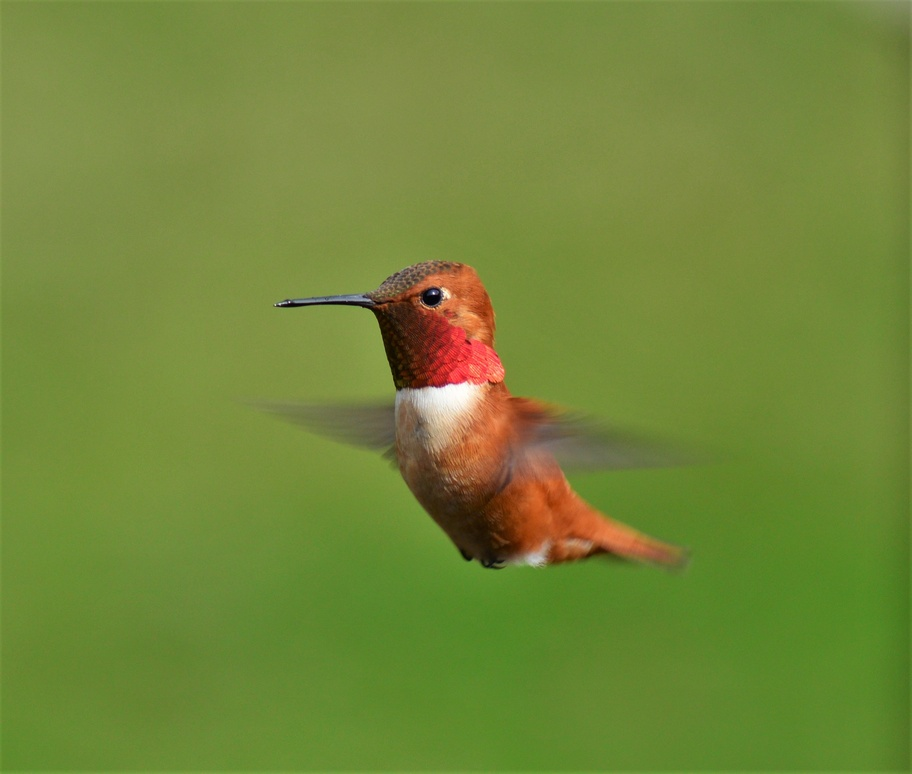
#> input picture images/birdie.jpg, 912 x 774 px, shrunk from 2834 x 2406 before the run, found by its file name
$ python exercise_3_2.py
#> lines starting #> are read from the running program, lines starting #| are printed output that depends on the picture
#> further down, img is the input picture: shape (774, 912, 3); mean B, G, R 56.8, 135, 114.1
import cv2 as cv
import numpy as np
import matplotlib.pyplot as plt

# method to build meshgrid 2D sine based on image dimensions
def build_2D_sine(img, amplitude=1.5, frequency=33):

    # grayscale
#> called with amplitude = 10, frequency = 33
    img = cv.cvtColor(img, cv.COLOR_BGR2GRAY)
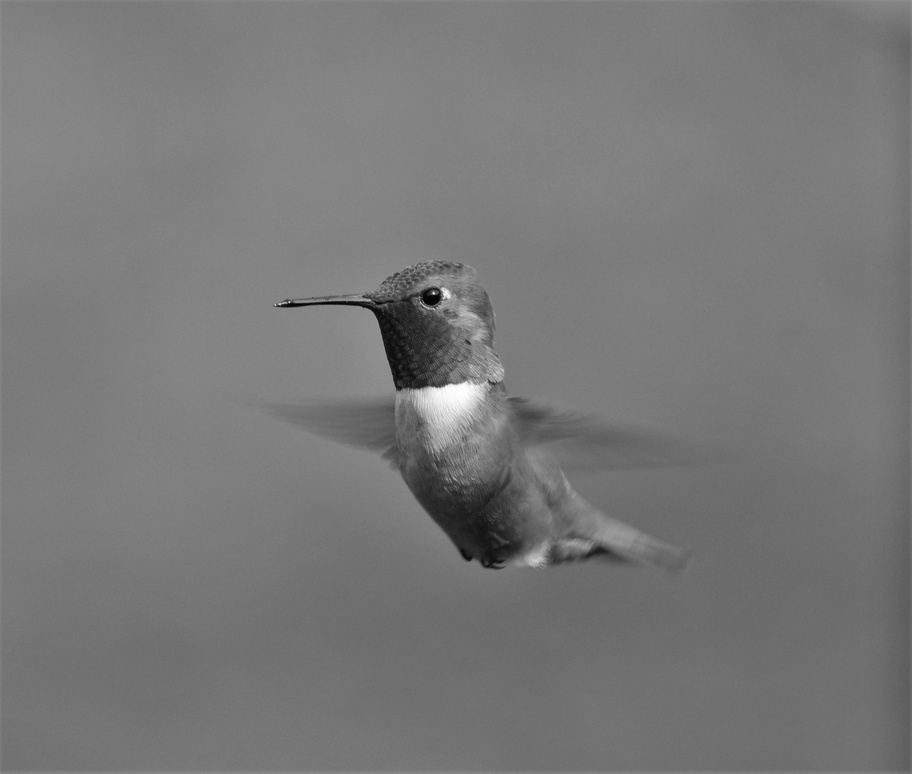
#> img: shape (774, 912); min 2, max 255, mean 119.8

    dimensions = img.shape
#> dimensions = (774, 912)

    print('dimensions', dimensions)
#| dimensions (774, 912)

    # build meshgrid based on image dimensions
    x = np.linspace(-1,1,dimensions[1])
#> x = 912 values from -1 to 1
    y = np.linspace(-1,1,dimensions[0])
#> y = 774 values from -1 to 1

    X, Y = np.meshgrid(x,y)

    # build the 2D sine, adjusting X and Y in output, controls orientation
    #   f(x,y) = sin(2*pi*x/lambda)

    wavelength = 1/frequency

    sine2D = amplitude * np.sin(2*np.pi*Y/wavelength)

    return X, Y, sine2D

# load image
img = cv.imread('images/birdie.jpg', cv.COLOR_BGR2GRAY)

# add periodic noise
X,Y, sine2D = build_2D_sine(img,10,33)
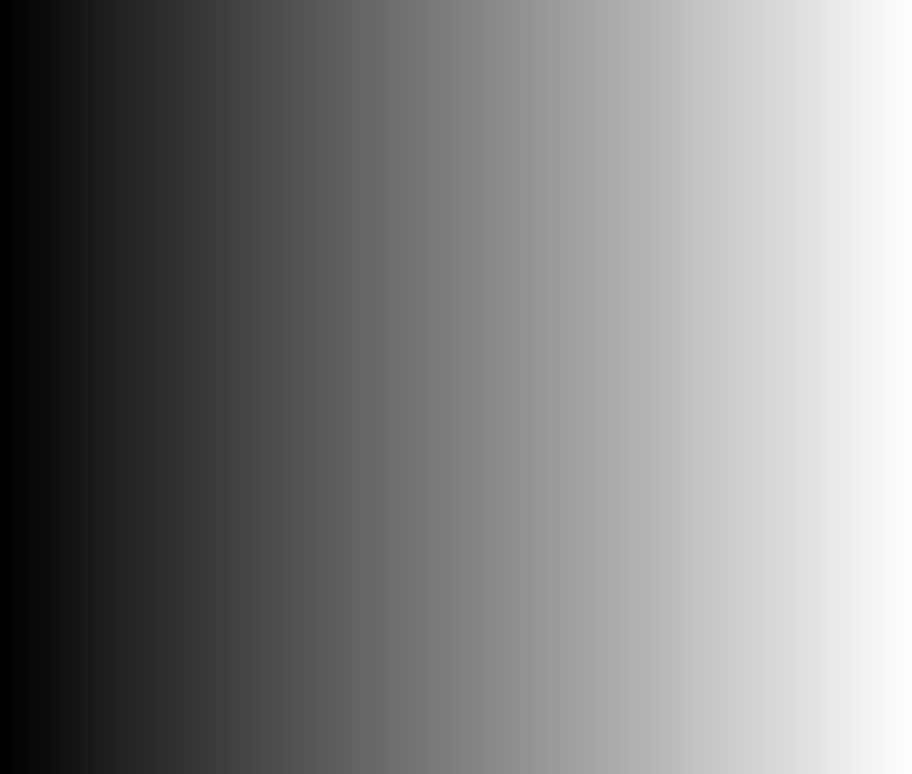
#> X: shape (774, 912) float64; min -1, max 1, mean 2.95e-17; drawn with min black and max white
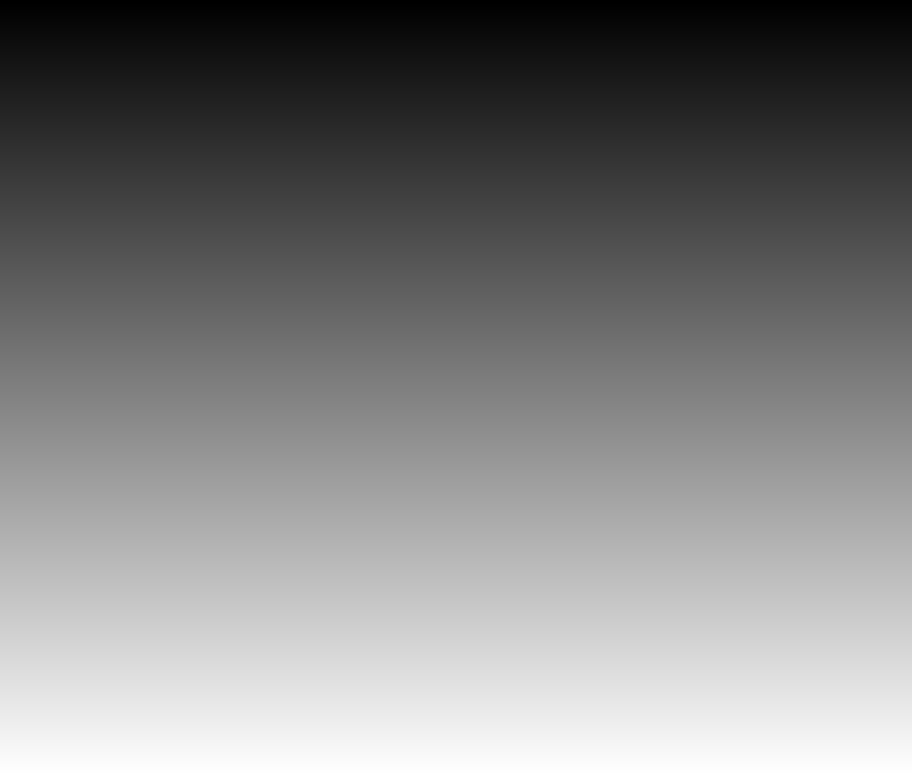
#> Y: shape (774, 912) float64; min -1, max 1, mean 1.58e-16; drawn with min black and max white
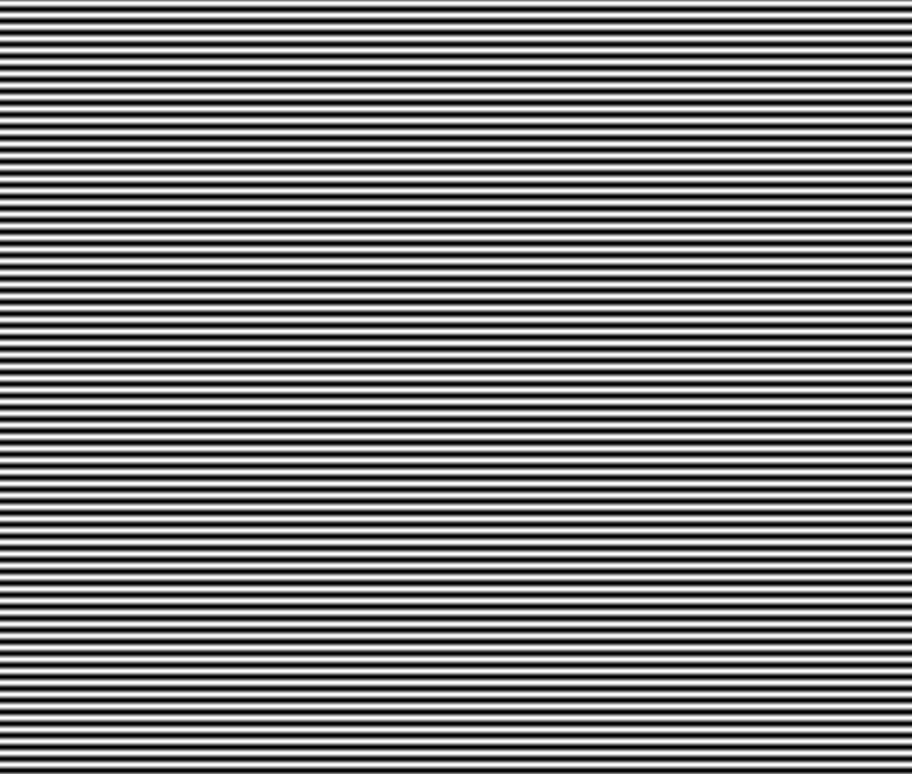
#> sine2D: shape (774, 912) float64; min -10, max 10, mean -1.04e-15; drawn with min black and max white

# compute 2D FFT of my sinusoid meshgrid
sine2D_fft = np.fft.fft2(sine2D)

# shift the DC component to the center of the spectrum
sine2D_fft_shifted = np.fft.fftshift(sine2D_fft)

# compute the magnitude spectrum
magnitude_spectrum = np.abs(sine2D_fft_shifted)
magnitude_spectrum = np.log(magnitude_spectrum + 1)
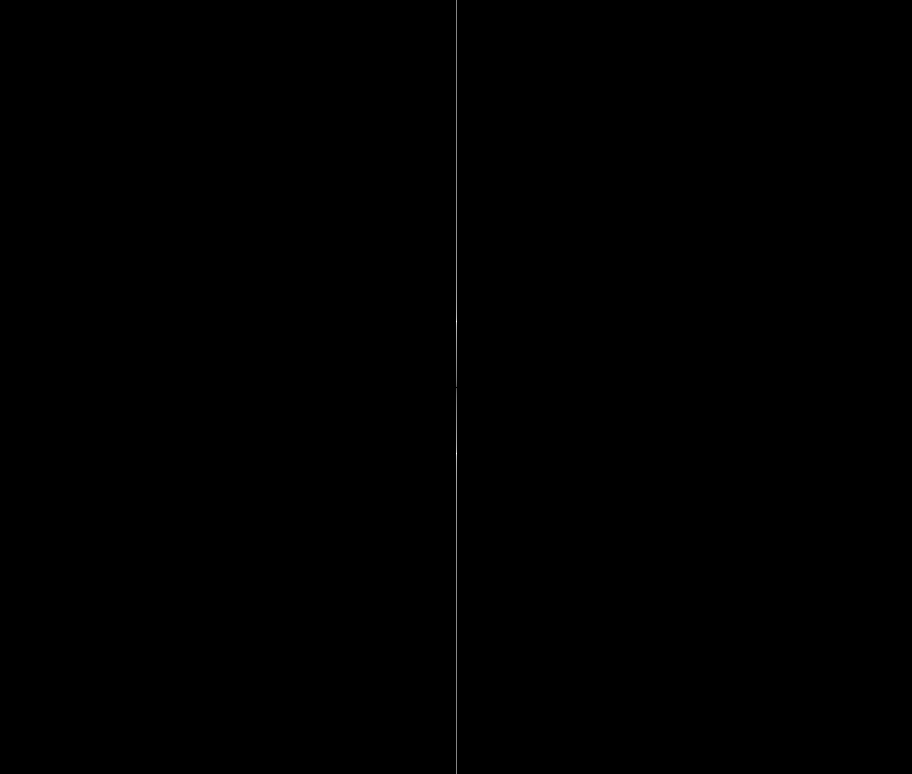
#> magnitude_spectrum: shape (774, 912) float64; min 0, max 15.06, mean 0.00926; drawn with min black and max white

# display the magnitude spectrum
plt.imshow(magnitude_spectrum)
plt.show()

# get 1D slices
m_row = int(img.shape[0]/2)
#> m_row = 387
m_col = int(img.shape[1]/2)
#> m_col = 456

slice_m_row = magnitude_spectrum[m_row,:]
#> slice_m_row = 912 values, max 6.58e-10 at index 456, min 0 at index 0, mean 7.48e-13
slice_m_col = magnitude_spectrum[:,m_col]
#> slice_m_col = 774 values, max 15.06 at index 321, min 6.58e-10 at index 387, mean 8.45

# FFT
plt.imshow(magnitude_spectrum, cmap='gray')
plt.title('Magnitude Spectrum')
plt.axis('off')
plt.show()

# 1D slices
plt.subplot(1, 2, 1)
plt.plot(slice_m_row)
plt.title('Middle Row 1D Slice')

plt.subplot(1, 2,2)
plt.plot(slice_m_col)
plt.title('Middle Column 1D Slice')

plt.tight_layout()
plt.show()
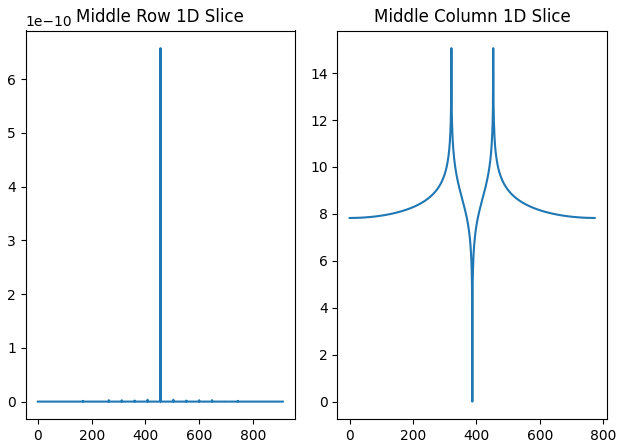
#> figure drawn by matplotlib, 2 panels; panel 1: curve peaks at x = 456, y = 6.58e-10; panel 2: curve peaks at x = 321, y = 15.06
